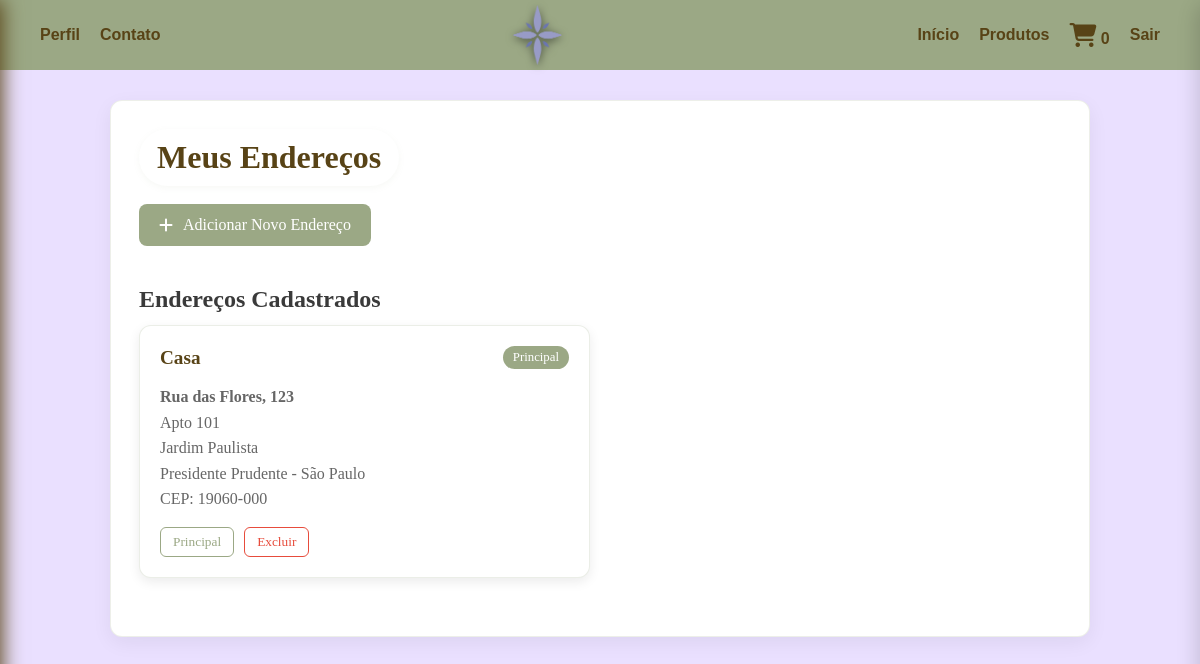
/cliente/enderecos.php (signed in), run on the app's committed database.
### tables this page shows
CREATE TABLE `enderecos` (
  `id_endereco` int(11) NOT NULL,
  `usuario_id` int(11) NOT NULL,
  `apelido` varchar(50) DEFAULT NULL,
  `cep` varchar(10) NOT NULL,
  `estado` varchar(50) NOT NULL,
  `cidade` varchar(100) NOT NULL,
  `bairro` varchar(100) DEFAULT NULL,
  `rua` varchar(255) NOT NULL,
  `numero` varchar(10) DEFAULT NULL,
  `complemento` varchar(100) DEFAULT NULL,
  `principal` tinyint(1) DEFAULT 0
);

### cliente/enderecos.php (the view, shortened to what this page needs)
<?php
include_once("../conexao.php");
$usuario_id = $_SESSION['usuario_id'];
$sql_enderecos = "SELECT * FROM enderecos WHERE usuario_id = ?";
$stmt_end = mysqli_prepare($conn, $sql_enderecos);
mysqli_stmt_bind_param($stmt_end, "i", $usuario_id);
mysqli_stmt_execute($stmt_end);
$result_end = mysqli_stmt_get_result($stmt_end);
$enderecos = mysqli_fetch_all($result_end, MYSQLI_ASSOC);
$carrinho = $_SESSION['cart'] ?? [];
?>
<!DOCTYPE html>
<html lang="pt-br">
<head>
    <link rel="stylesheet" href="https://cdnjs.cloudflare.com/ajax/libs/font-awesome/6.4.0/css/all.min.css">
    <link rel="stylesheet" href="../css/endereco.css">
</head>
<body>
<nav class="navbar">
    <div class="nav-left">
        <ul>
            <li><a href="#" id="open-profile" class="profile-btn">Perfil</a></li>
            <li><a href="#" id="open-contact">Contato</a></li>
        </ul>
    </div>
    <div class="nav-center">
        <img src="../images/logo.png" alt="Logo">
    </div>
    <div class="nav-right">
        <a href="painel_cliente.php">Início</a>
        <a href="produtos.php">Produtos</a>
        <a href="#" class="cart"><i class="fa fa-shopping-cart"></i>
            <span id="cart-count">
                <?php
                if (isset($carrinho) && is_array($carrinho) && !empty($carrinho)) {
                    echo array_sum(array_column($carrinho, 'quantidade'));
                } else {
                    echo "0";
                }
                ?>
            </span>
        </a>
        <a href="#" onclick="confirmarSaida(event)">Sair</a>
    </div>
</nav>
    <div class="container">
        <h1 class="page-title">Meus Endereços</h1>
        <button class="add-address-btn" id="add-address-btn">
            <i class="fas fa-plus"></i> Adicionar Novo Endereço
        </button>
        <div class="addresses-section">
            <h2>Endereços Cadastrados</h2>
            <div class="addresses-grid" id="addresses-grid">
                <?php if(empty($enderecos)): ?>
                    <div id="no-addresses-message" style="text-align: center; padding: 40px; color: #666;">
                        <i class="fas fa-map-marker-alt" style="font-size: 48px; margin-bottom: 15px;"></i>
                        <p>Você ainda não possui endereços cadastrados.</p>
                    </div>
                <?php else: ?>
                    <?php foreach($enderecos as $endereco): ?>
                        <div class="address-item" data-id="<?= $endereco['id_endereco'] ?>">
                            <div class="address-header">
                                <span class="address-nickname"><?= htmlspecialchars($endereco['apelido'] ?? 'Endereço') ?></span>
                                <?php if($endereco['principal']): ?>
                                    <span class="address-default">Principal</span>
                                <?php endif; ?>
                            </div>
                            <div class="address-details">
                                <p><strong><?= htmlspecialchars($endereco['rua']) ?>, <?= htmlspecialchars($endereco['numero']) ?></strong></p>
                                <?php if(!empty($endereco['complemento'])): ?>
                                    <p><?= htmlspecialchars($endereco['complemento']) ?></p>
                                <?php endif; ?>
                                <p><?= htmlspecialchars($endereco['bairro']) ?></p>
                                <p><?= htmlspecialchars($endereco['cidade']) ?> - <?= htmlspecialchars($endereco['estado']) ?></p>
                                <p>CEP: <?= htmlspecialchars($endereco['cep']) ?></p>
                            </div>
                            <div class="address-actions">
                                <button class="address-btn set-default" data-id="<?= $endereco['id_endereco'] ?>">
                                    <?= $endereco['principal'] ? 'Principal' : 'Tornar Principal' ?>
                                </button>
                                <button class="address-btn delete" data-id="<?= $endereco['id_endereco'] ?>">Excluir</button>
                            </div>
                        </div>
                    <?php endforeach; ?>
                <?php endif; ?>
            </div>
        </div>
    </div>
</body>
</html>

### css/endereco.css (style rules this page uses)
* { margin: 0; padding: 0; box-sizing: border-box; }
html, body { margin: 0 !important; padding: 0 !important; }
body { font-family: "Times New Roman", Times, serif; background: #eae0ff; margin: 0; padding-top: 70px; color: #222; }
.container { max-width: 980px; margin: 100px auto 0 auto; background: #fff; border-radius: 12px; padding: 28px; box-shadow: 0 6px 20px rgba(0,0,0,0.06); border: 1px solid rgba(155,168,133,0.18); }
.navbar { display: flex; justify-content: space-between; align-items: center; background-color: #9ba885; padding: 10px 40px; position: fixed; top: 0; left: 0; height: 70px; width: 100%; z-index: 1000; font-family: 'tan pearl', sans-serif; }
.nav-left ul { list-style: none; display: flex; gap: 20px; margin: 0; padding: 0; }
.nav-left a, .nav-right a { color:#584316; text-decoration: none; font-weight: bold; }
.nav-center { display: flex; align-items: center; justify-content: center; }
.nav-center img { max-height: 60px; width: auto; display: block; filter: drop-shadow(0 2px 4px #464d3c); }
.nav-right { display: flex; align-items: center; gap: 20px; }
.nav-right .cart i { font-size: 1.5rem; color: #584316; transition: color 0.3s; }
h2, h3 { color: #3a3a3a; font-family: "tan pearl", serif; margin: 0 0 12px 0; }
.page-title { display: inline-block; padding: 10px 18px; border-radius: 999px; color: #584316; font-weight: 600; margin-bottom: 18px; box-shadow: 0 2px 6px rgba(155,168,133,0.08); }
.addresses-section { margin-top: 20px; }
.addresses-grid { display: grid; grid-template-columns: repeat(auto-fill, minmax(300px, 1fr)); gap: 20px; margin-bottom: 30px; }
.address-item { background: #fff; border-radius: 12px; padding: 20px; box-shadow: 0 4px 12px rgba(0,0,0,0.08); border: 1px solid rgba(155,168,133,0.2); transition: all 0.3s ease; position: relative; }
.address-header { display: flex; justify-content: space-between; align-items: center; margin-bottom: 15px; }
.address-nickname { font-size: 1.2rem; font-weight: bold; color: #584316; }
.address-default { background: #9ba885; color: white; padding: 4px 10px; border-radius: 20px; font-size: 0.8rem; }
.address-details { color: #666; line-height: 1.6; }
.address-actions { display: flex; gap: 10px; margin-top: 15px; }
.address-btn { padding: 6px 12px; border-radius: 6px; border: 1px solid #9ba885; background: transparent; color: #9ba885; cursor: pointer; transition: all 0.3s ease; font-family: 'Times New Roman', serif; }
.address-btn.delete { border-color: #e74c3c; color: #e74c3c; }
.add-address-btn { display: flex; align-items: center; gap: 10px; padding: 12px 20px; background: #9ba885; color: white; border: none; border-radius: 8px; cursor: pointer; font-family: 'Times New Roman', serif; font-size: 1rem; transition: all 0.3s ease; margin-bottom: 20px; }

### data on the page
enderecos: apelido "Casa", principal "Principal", rua "Rua das Flores", numero "123", complemento "Apto 101", bairro "Jardim Paulista", cidade "Presidente Prudente", estado "São Paulo", cep "19060-000"
